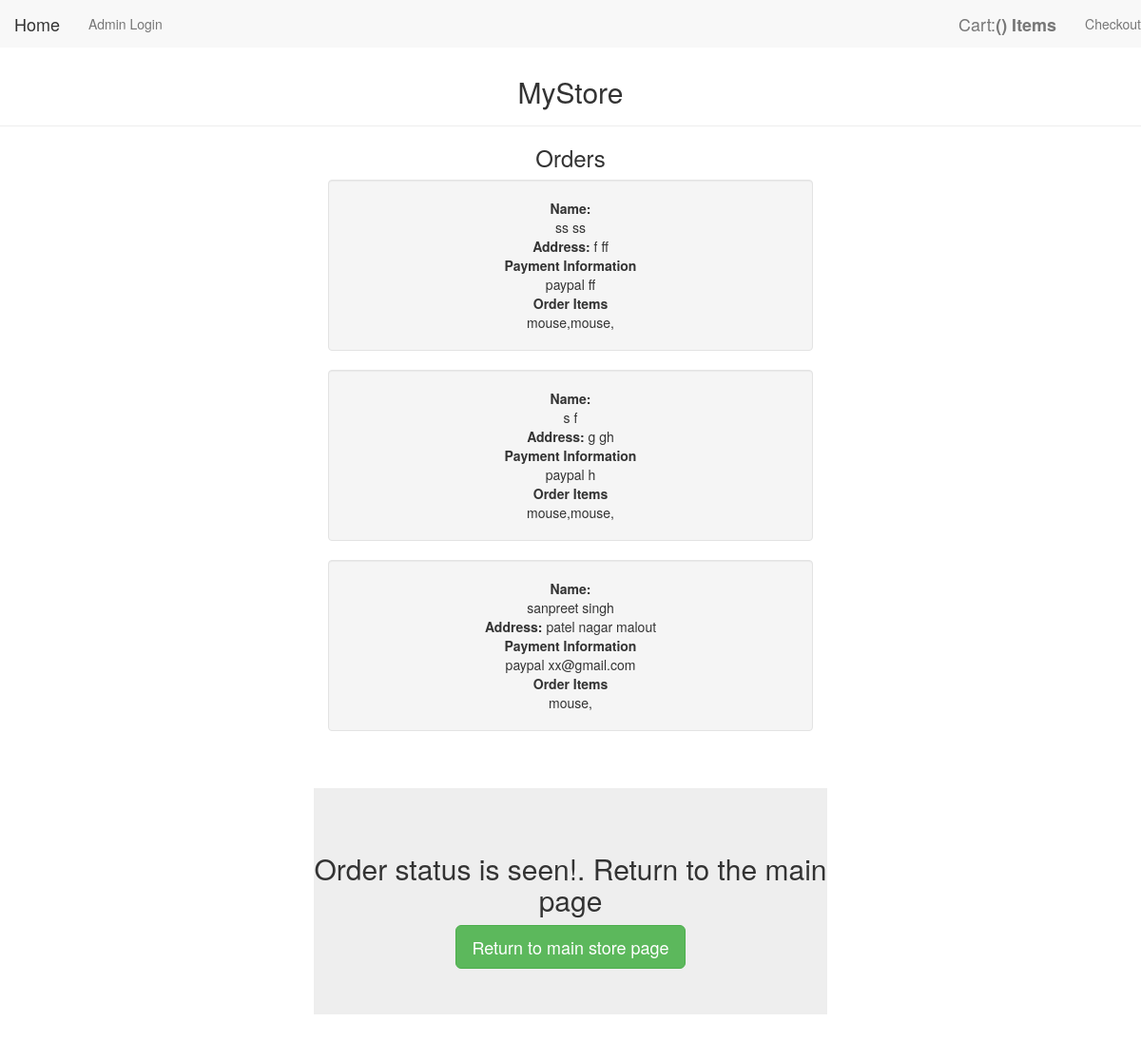
Page /admin-panel/ (signed in) on the committed database.
### store_app/models.py (models this page shows)
class order_details(models.Model):
    first_name= models.CharField(max_length=600)
    last_name = models.CharField(max_length=600)
    address = models.CharField(max_length=700)
    city = models.CharField(max_length=600)
    payment_method = models.CharField(max_length=600)
    payment_data = models.CharField(max_length=600)
    items = models.TextField()

### store_app/views.py (the view)
# urls.py: path('admin-panel/', views.adminDashboard, name="admin")
@login_required
def adminDashboard(request):
    orders = order_details.objects.all()
    ctx= {'orders':orders}
    return render(request, "admin_panel.html", ctx)

### store_app/templates/admin_panel.html (shortened to what this page needs)
<html>
<body>
{% extends 'navbar.html' %}
{% block content %}
    <br>
    <br>
    <div class= "page-header" style="text-align:center">
     <h2>MyStore</h2>
    </div>
<h3 style = "text-align:center">Orders</h3>
<div class = "container centerdv">
  {% for order in orders %}
  <div class ="well">
    <b>Name:</b>
    <br>
    {{order.first_name}}
    {{order.last_name}}
    <br>
    <b>Address:</b>
    {{order.address}}
    {{order.city}}
    <br>
    <b>Payment Information</b>
    <br>
    {{order.payment_method}}
    {{order.payment_data}}
    <br>
    <b>Order Items</b>
    <br>
    {{order.items}}
    <br>
   </div>
	{% endfor %}
</div>
<br>
<br>
<div class ="jumbotron centerdv">
	<h2>Order status is seen!. Return to the main page</h2>
    <button class = "btn btn-success btn-lg" onclick ="window.location='/';">Return to main store page</button>
</div>
{% endblock %}

### store_app/templates/navbar.html (shortened to what this page needs)
    <head>
<link rel="stylesheet" href="https://maxcdn.bootstrapcdn.com/bootstrap/3.4.0/css/bootstrap.min.css">
    </head>
    <body>
    <nav class = "nabvar navbar-default navbar-fixed-top">
        <ul class ="nav navbar-nav navbar-left">
            <li><a class ="navbar-brand" href="">Home</a></li>
            <li><a href ="/admin-login/">Admin Login</a></li>
        </ul>
        <ul class ="nav navbar-nav navbar-right">
                <li><a class ="navbar-brand" href="cart/">Cart:<b>({{cart_size}}) Items</b></a></li>
                <li><a href ="#">Checkout</a></li>
            </ul>
    </nav>
{% block content %}
{% endblock %}
</body>

### store_app/templates/admin_panel.html (style rules this page uses)
.centerdv { width: 45%; margin-left: auto; margin-right: auto; text-align: center; }

### rows in the picture
order_details: first_name "ss", last_name "ss", address "f", city "ff", payment_method "paypal", payment_data "ff", items "mouse,mouse,"
order_details: first_name "s", last_name "f", address "g", city "gh", payment_method "paypal", payment_data "h", items "mouse,mouse,"
order_details: first_name "sanpreet", last_name "singh", address "patel nagar", city "malout", payment_method "paypal", payment_data "xx@gmail.com", items "mouse,"
